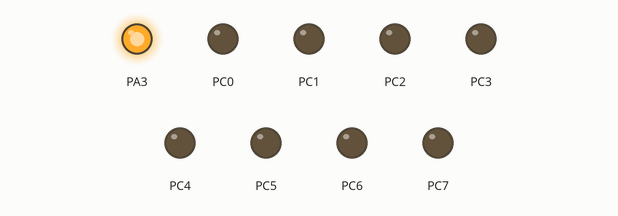
This program was run on a simulated ATmega32, built with avr-gcc and emulated at 1 MHz. On the bench: output pins drawn as LEDs (lit = HIGH).

Above: at 0.25 s.
At 2.85 s:
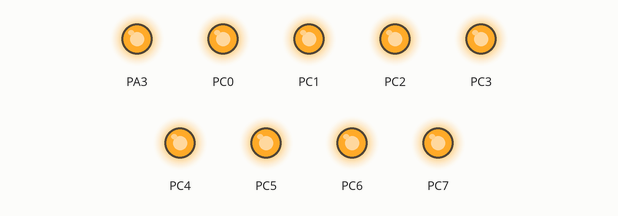
Timing chart, 0 to 3.1 s (numbered marks = the images above):
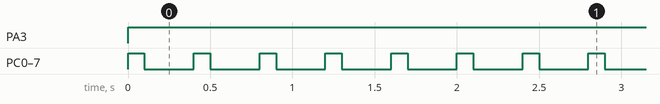

Measured:
- by itself, PA3: LOW → HIGH at 0.00 s
- by itself, PC0–7: alternates HIGH for 0.10 s and LOW for 0.30 s

The program:

main.c
```c
#define F_CPU 1000000UL

#include <avr/io.h>
#include <util/delay.h>

int main(void){
	DDRC = 255;
	DDRA = 1<<3;
	PORTA = 1<<3;

	while(1){

		PORTC=0xff;
		_delay_ms(100);
		PORTC=0;
		_delay_ms(300);

	}

	return 0;

}
```
